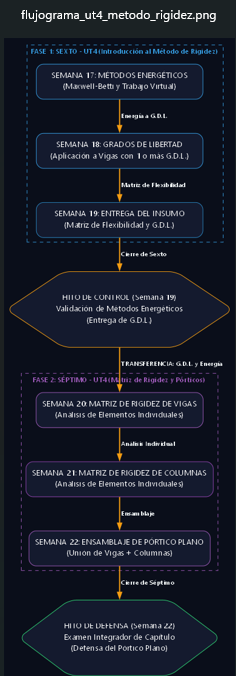

The Python source for this figure:
# -*- coding: utf-8 -*-
"""
FLUJOGRAMA VERTICAL A4 - ARTICULACIÓN UT4 (MÉTODO DE RIGIDEZ)
Proyecto: ECT-UNESUM-2026 (Sexto y Séptimo) - Estilo Oscuro
Secuencia: Métodos Energéticos (Sexto) -> Matriz de Vigas/Columnas y Pórticos (Séptimo)
"""

import os
import graphviz

# Ruta de Graphviz
ruta_graphviz = r'C:\Program Files\Graphviz\bin'
if not os.path.exists(ruta_graphviz):
    ruta_graphviz = r'C:\Users\geryl\AppData\Local\Programs\Graphviz\bin'
os.environ["PATH"] += os.pathsep + ruta_graphviz

def generar_flujograma_ut4_metodo_rigidez():
    dot = graphviz.Digraph(comment='Flujo A4 UT4 Metodo Rigidez', format='png')
    # Configuración A4 vertical con fondo oscuro
    dot.attr(rankdir='TB', size='8,11', nodesep='0.4', ranksep='0.6', bgcolor='#0a0e1a') 
    
    # Estilos generales
    dot.attr('node', shape='box', style='filled, rounded', fontname='Segoe UI', fontcolor='white', margin='0.15', fillcolor='#141a2e')
    dot.attr('edge', color='#f39c12', penwidth='2', fontname='Segoe UI bold', fontsize='11', fontcolor='#ecf0f1')

    # --- BLOQUE SEXTO (UT4) ---
    with dot.subgraph(name='cluster_sexto') as c:
        c.attr(label='FASE 1: SEXTO - UT4 (Introducción al Método de Rigidez)', color='#3498db', fontcolor='#3498db', style='dashed', fontname='Segoe UI bold', fontsize='12')
        c.node('S1', 'SEMANA 17: MÉTODOS ENERGÉTICOS\n(Maxwell-Betti y Trabajo Virtual)', color='#3498db', width='4')
        c.node('S2', 'SEMANA 18: GRADOS DE LIBERTAD\n(Aplicación a Vigas con 1 o más G.D.L.)', color='#3498db', width='4')
        c.node('S3', 'SEMANA 19: ENTREGA DEL INSUMO\n(Matriz de Flexibilidad y G.D.L.)', color='#2980b9', width='4')

    # --- HITO DE CONTROL ---
    dot.node('T1', 'HITO DE CONTROL (Semana 19)\nValidación de Métodos Energéticos\n(Entrega de G.D.L.)', 
             color='#f39c12', shape='hexagon', fontcolor='white', width='4')

    # --- BLOQUE SÉPTIMO (UT4) ---
    with dot.subgraph(name='cluster_septimo') as c:
        c.attr(label='FASE 2: SÉPTIMO - UT4 (Matriz de Rigidez y Pórticos)', color='#9b59b6', fontcolor='#9b59b6', style='dashed', fontname='Segoe UI bold', fontsize='12')
        c.node('P1', 'SEMANA 20: MATRIZ DE RIGIDEZ DE VIGAS\n(Análisis de Elementos Individuales)', color='#9b59b6', width='4')
        c.node('P2', 'SEMANA 21: MATRIZ DE RIGIDEZ DE COLUMNAS\n(Análisis de Elementos Individuales)', color='#8e44ad', width='4')
        c.node('P3', 'SEMANA 22: ENSAMBLAJE DE PÓRTICO PLANO\n(Unión de Vigas + Columnas)', color='#9b59b6', width='4')

    # --- HITO DE CONTROL FINAL ---
    dot.node('T2', 'HITO DE DEFENSA (Semana 22)\nExamen Integrador de Capítulo\n(Defensa del Pórtico Plano)', 
             color='#2ecc71', shape='hexagon', fontcolor='white', width='4')

    # --- CONEXIONES (La secuencia estricta) ---
    dot.edge('S1', 'S2', label=' Energía a G.D.L.')
    dot.edge('S2', 'S3', label=' Matriz de Flexibilidad')
    dot.edge('S3', 'T1', label=' Cierre de Sexto')
    
    # El insumo pasa a Séptimo
    dot.edge('T1', 'P1', label=' TRANSFERENCIA: G.D.L. y Energía')
    
    dot.edge('P1', 'P2', label=' Análisis Individual')
    dot.edge('P2', 'P3', label=' Ensamblaje')
    dot.edge('P3', 'T2', label=' Cierre de Séptimo')

    # Generar imagen
    nombre_archivo = 'flujograma_ut4_metodo_rigidez'
    dot.render(nombre_archivo, view=True, cleanup=True)
    print(f"✅ Flujograma UT4 (Método de Rigidez) generado: {nombre_archivo}.png")

if __name__ == "__main__":
    generar_flujograma_ut4_metodo_rigidez()
